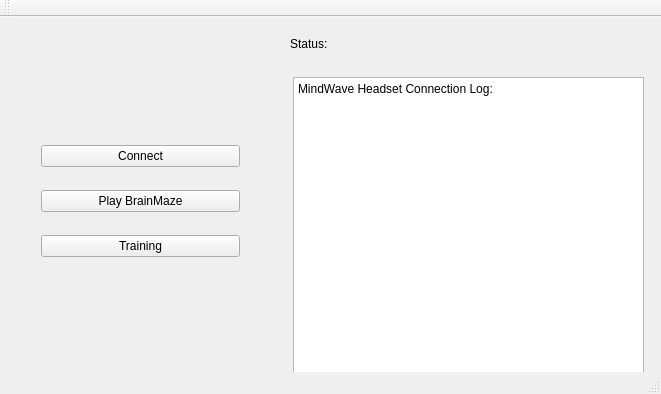
<?xml version="1.0" encoding="UTF-8"?>
<ui version="4.0">
 <class>MainWindow</class>
 <widget class="QMainWindow" name="MainWindow">
  <property name="geometry">
   <rect>
    <x>0</x>
    <y>0</y>
    <width>661</width>
    <height>394</height>
   </rect>
  </property>
  <property name="minimumSize">
   <size>
    <width>661</width>
    <height>394</height>
   </size>
  </property>
  <property name="maximumSize">
   <size>
    <width>661</width>
    <height>394</height>
   </size>
  </property>
  <property name="windowTitle">
   <string>NeuroSky Bluetooth Connection</string>
  </property>
  <widget class="QWidget" name="centralWidget">
   <widget class="QWidget" name="verticalLayoutWidget">
    <property name="geometry">
     <rect>
      <x>30</x>
      <y>100</y>
      <width>221</width>
      <height>171</height>
     </rect>
    </property>
    <layout class="QVBoxLayout" name="verticalLayout_2">
     <item>
      <widget class="QPushButton" name="connectButton">
       <property name="text">
        <string>Connect</string>
       </property>
       <property name="checkable">
        <bool>true</bool>
       </property>
       <property name="checked">
        <bool>false</bool>
       </property>
      </widget>
     </item>
     <item>
      <widget class="QPushButton" name="playButton">
       <property name="text">
        <string>Play BrainMaze</string>
       </property>
      </widget>
     </item>
     <item>
      <widget class="QPushButton" name="trainButton">
       <property name="text">
        <string>Training</string>
       </property>
      </widget>
     </item>
    </layout>
   </widget>
   <widget class="QLabel" name="label">
    <property name="geometry">
     <rect>
      <x>290</x>
      <y>20</y>
      <width>47</width>
      <height>13</height>
     </rect>
    </property>
    <property name="text">
     <string>Status:</string>
    </property>
   </widget>
   <widget class="QPlainTextEdit" name="plainTextEdit">
    <property name="geometry">
     <rect>
      <x>293</x>
      <y>60</y>
      <width>351</width>
      <height>301</height>
     </rect>
    </property>
    <property name="readOnly">
     <bool>true</bool>
    </property>
    <property name="plainText">
     <string>MindWave Headset Connection Log:</string>
    </property>
   </widget>
  </widget>
  <widget class="QToolBar" name="mainToolBar">
   <attribute name="toolBarArea">
    <enum>TopToolBarArea</enum>
   </attribute>
   <attribute name="toolBarBreak">
    <bool>false</bool>
   </attribute>
  </widget>
  <widget class="QStatusBar" name="statusBar"/>
 </widget>
 <layoutdefault spacing="6" margin="11"/>
 <resources/>
 <connections/>
</ui>
